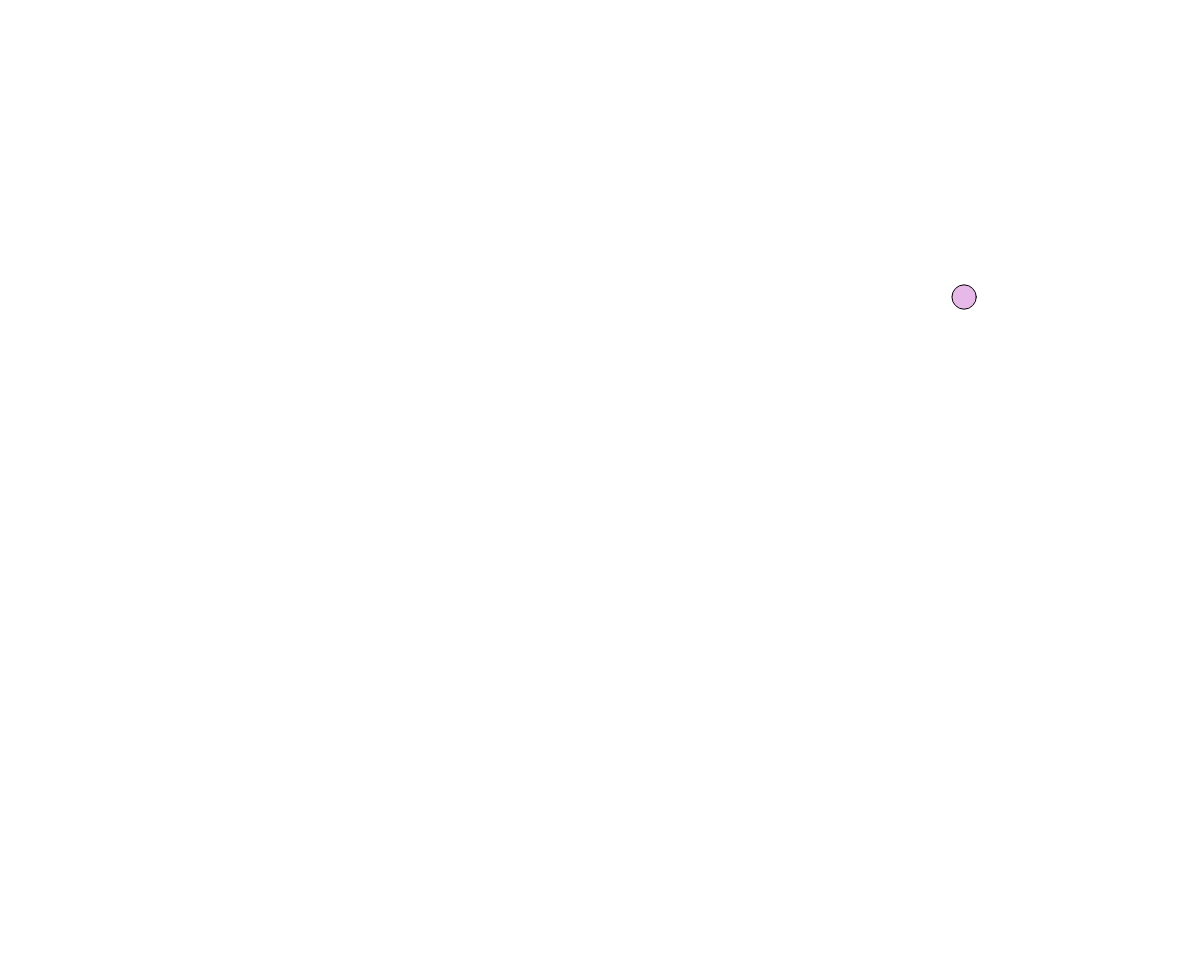
Frame 1 (no input)
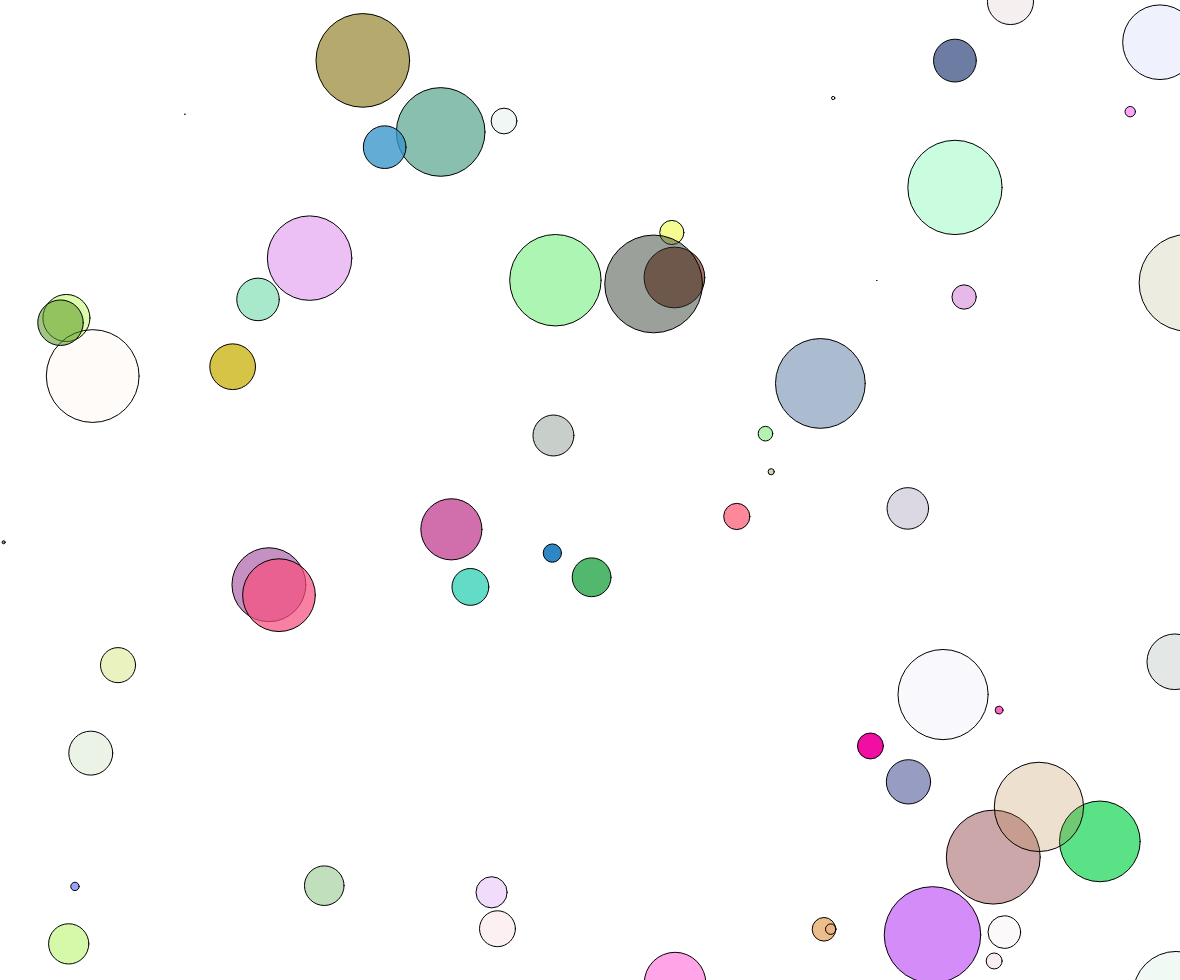
Frame 60 (no input)
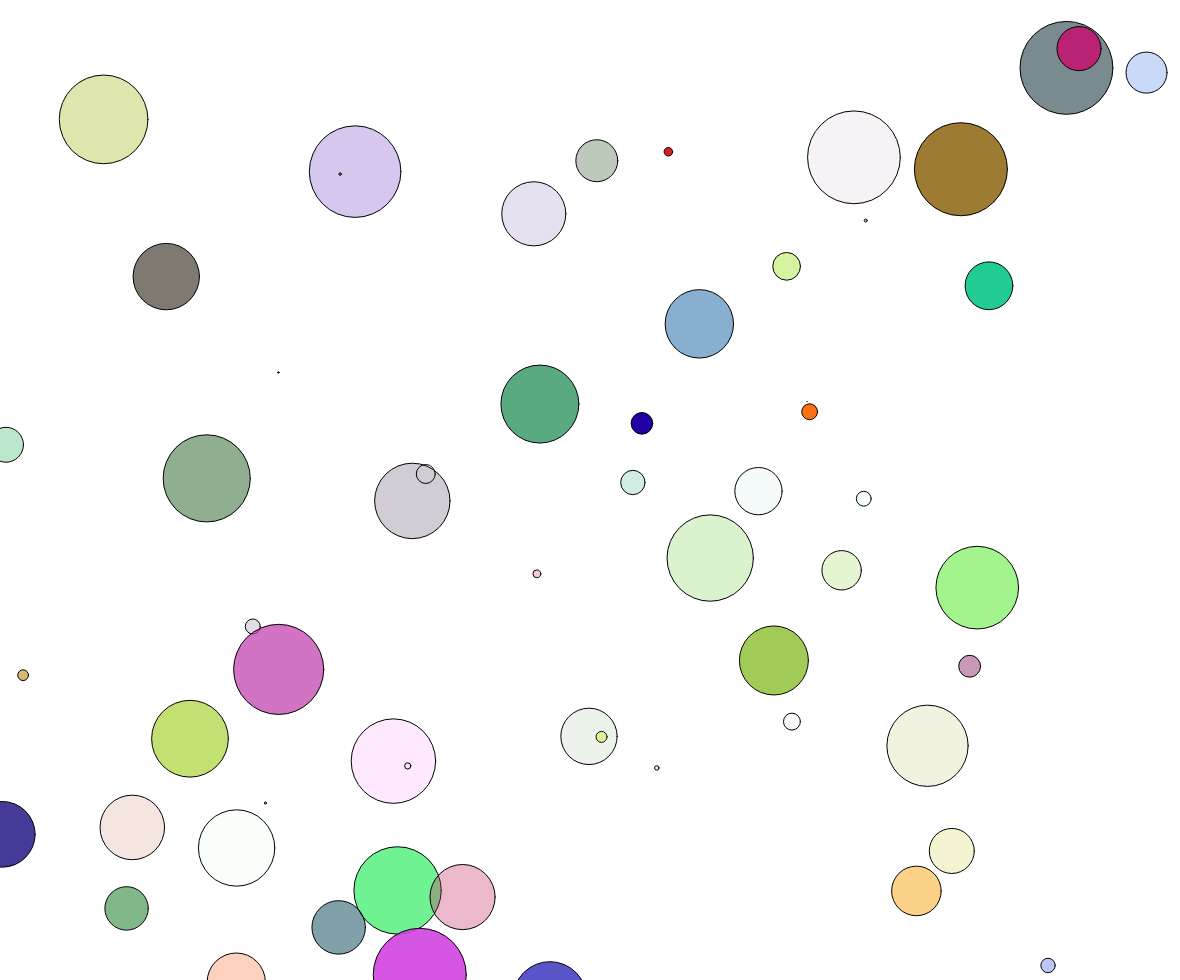
Frame 120 (the mouse pressed at the canvas centre since frame 60)

The p5.js sketch that drew these frames (run headless with seeded random() and noise() and a simulated clock; from frame 60 on, the mouse is pressed at the canvas centre):

// p5.js sketch
// ── sketch.js
let r, g, b, x, y, d;
let alpha;
function setup() {
  createCanvas(windowWidth-20, windowHeight-20);
  background(255);
}

function draw() {
  r = random(0, 255);
  g = random(0, 255);
  b = random(0, 255);
  alpha = random(0, 255);
  x = random(0, windowWidth);
  y = random(0, windowHeight);
  d = random(0, windowHeight / 10);
  fill(r, g, b, alpha);
  circle(x, y, d);
}

function mousePressed() {
  background(255);
}
